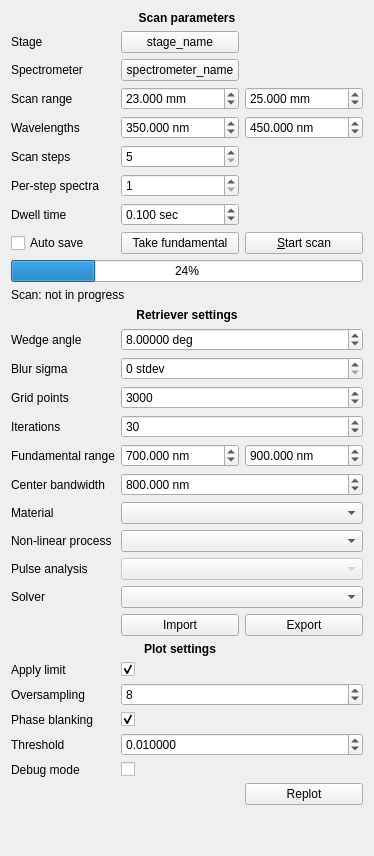
     <widget class="QFrame" name="left_frame">
      <property name="maximumSize">
       <size>
        <width>500</width>
        <height>16777215</height>
       </size>
      </property>
      <layout class="QGridLayout" name="plot_grid_layout">
       <item row="21" column="0">
        <widget class="QLabel" name="center_banwidth_label">
         <property name="sizePolicy">
          <sizepolicy hsizetype="Maximum" vsizetype="Preferred">
           <horstretch>0</horstretch>
           <verstretch>0</verstretch>
          </sizepolicy>
         </property>
         <property name="toolTip">
          <string>Bandwidth around center wavelength for frequency and time axes (nm)</string>
         </property>
         <property name="text">
          <string>Center bandwidth</string>
         </property>
         <property name="buddy">
          <cstring>freq_bandwidth_spinbox</cstring>
         </property>
        </widget>
       </item>
       <item row="2" column="2">
        <widget class="PyDMLabel" name="spectrometer_status_label">
         <property name="toolTip">
          <string/>
         </property>
        </widget>
       </item>
       <item row="30" column="1">
        <widget class="QCheckBox" name="phase_blanking_checkbox">
         <property name="text">
          <string/>
         </property>
         <property name="checked">
          <bool>true</bool>
         </property>
        </widget>
       </item>
       <item row="20" column="0">
        <widget class="QLabel" name="fundamental_range_label">
         <property name="sizePolicy">
          <sizepolicy hsizetype="Maximum" vsizetype="Preferred">
           <horstretch>0</horstretch>
           <verstretch>0</verstretch>
          </sizepolicy>
         </property>
         <property name="toolTip">
          <string>Fundamental spectrum window</string>
         </property>
         <property name="text">
          <string>Fundamental range</string>
         </property>
         <property name="buddy">
          <cstring>fundamental_low_spinbox</cstring>
         </property>
        </widget>
       </item>
       <item row="8" column="0">
        <widget class="QLabel" name="dwell_time_label">
         <property name="sizePolicy">
          <sizepolicy hsizetype="Maximum" vsizetype="Preferred">
           <horstretch>0</horstretch>
           <verstretch>0</verstretch>
          </sizepolicy>
         </property>
         <property name="text">
          <string>Dwell time</string>
         </property>
         <property name="buddy">
          <cstring>scan_wavelength_low_spinbox</cstring>
         </property>
        </widget>
       </item>
       <item row="1" column="1">
        <widget class="TyphosRelatedSuiteButton" name="stage_suite_button">
         <property name="toolTip">
          <string/>
         </property>
         <property name="text">
          <string>stage_name</string>
         </property>
        </widget>
       </item>
       <item row="16" column="0">
        <widget class="QLabel" name="wedge_angle_label">
         <property name="sizePolicy">
          <sizepolicy hsizetype="Maximum" vsizetype="Preferred">
           <horstretch>0</horstretch>
           <verstretch>0</verstretch>
          </sizepolicy>
         </property>
         <property name="toolTip">
          <string>The wedge angle (for traditional d-scan, not grating)
</string>
         </property>
         <property name="text">
          <string>Wedge angle</string>
         </property>
         <property name="buddy">
          <cstring>wedge_angle_spin</cstring>
         </property>
        </widget>
       </item>
       <item row="20" column="1">
        <widget class="QDoubleSpinBox" name="fundamental_low_spinbox">
         <property name="suffix">
          <string> nm</string>
         </property>
         <property name="decimals">
          <number>3</number>
         </property>
         <property name="minimum">
          <double>0.000000000000000</double>
         </property>
         <property name="maximum">
          <double>100000.000000000000000</double>
         </property>
         <property name="value">
          <double>700.000000000000000</double>
         </property>
        </widget>
       </item>
       <item row="24" column="1" colspan="2">
        <widget class="PulseAnalysisComboBox" name="pulse_analysis_combo">
         <property name="enabled">
          <bool>false</bool>
         </property>
        </widget>
       </item>
       <item row="4" column="0">
        <widget class="QLabel" name="scan_wavelength_label">
         <property name="sizePolicy">
          <sizepolicy hsizetype="Maximum" vsizetype="Preferred">
           <horstretch>0</horstretch>
           <verstretch>0</verstretch>
          </sizepolicy>
         </property>
         <property name="text">
          <string>Wavelengths</string>
         </property>
         <property name="buddy">
          <cstring>scan_wavelength_low_spinbox</cstring>
         </property>
        </widget>
       </item>
       <item row="27" column="1">
        <widget class="QLabel" name="plot_settings_label">
         <property name="sizePolicy">
          <sizepolicy hsizetype="Preferred" vsizetype="Maximum">
           <horstretch>0</horstretch>
           <verstretch>0</verstretch>
          </sizepolicy>
         </property>
         <property name="font">
          <font>
           <weight>75</weight>
           <bold>true</bold>
          </font>
         </property>
         <property name="text">
          <string>Plot settings</string>
         </property>
         <property name="alignment">
          <set>Qt::AlignCenter</set>
         </property>
        </widget>
       </item>
       <item row="32" column="1">
        <widget class="QCheckBox" name="debug_mode_checkbox">
         <property name="toolTip">
          <string>Show all available debug plots in separate windows after pulse retrieval</string>
         </property>
         <property name="text">
          <string/>
         </property>
         <property name="checked">
          <bool>false</bool>
         </property>
        </widget>
       </item>
       <item row="4" column="2">
        <widget class="QDoubleSpinBox" name="scan_wavelength_high_spinbox">
         <property name="suffix">
          <string> nm</string>
         </property>
         <property name="decimals">
          <number>3</number>
         </property>
         <property name="minimum">
          <double>0.000000000000000</double>
         </property>
         <property name="maximum">
          <double>100000.000000000000000</double>
         </property>
         <property name="value">
          <double>450.000000000000000</double>
         </property>
        </widget>
       </item>
       <item row="31" column="0">
        <widget class="QLabel" name="phase_blanking_threshold_label">
         <property name="sizePolicy">
          <sizepolicy hsizetype="Maximum" vsizetype="Preferred">
           <horstretch>0</horstretch>
           <verstretch>0</verstretch>
          </sizepolicy>
         </property>
         <property name="toolTip">
          <string>Phase blanking threshold</string>
         </property>
         <property name="text">
          <string>Threshold</string>
         </property>
         <property name="buddy">
          <cstring>phase_blanking_threshold_spinbox</cstring>
         </property>
        </widget>
       </item>
       <item row="17" column="1" colspan="2">
        <widget class="QSpinBox" name="blur_sigma_spinbox">
         <property name="suffix">
          <string> stdev</string>
         </property>
        </widget>
       </item>
       <item row="12" column="0" colspan="3">
        <widget class="QProgressBar" name="scan_progress">
         <property name="value">
          <number>24</number>
         </property>
         <property name="textVisible">
          <bool>true</bool>
         </property>
         <property name="invertedAppearance">
          <bool>false</bool>
         </property>
        </widget>
       </item>
       <item row="8" column="1">
        <widget class="QDoubleSpinBox" name="dwell_time_spinbox">
         <property name="suffix">
          <string> sec</string>
         </property>
         <property name="decimals">
          <number>3</number>
         </property>
         <property name="minimum">
          <double>0.000000000000000</double>
         </property>
         <property name="maximum">
          <double>1000000.000000000000000</double>
         </property>
         <property name="value">
          <double>0.100000000000000</double>
         </property>
        </widget>
       </item>
       <item row="5" column="0">
        <widget class="QLabel" name="scan_steps_label">
         <property name="sizePolicy">
          <sizepolicy hsizetype="Maximum" vsizetype="Preferred">
           <horstretch>0</horstretch>
           <verstretch>0</verstretch>
          </sizepolicy>
         </property>
         <property name="text">
          <string>Scan steps</string>
         </property>
         <property name="buddy">
          <cstring>scan_steps_spinbox</cstring>
         </property>
        </widget>
       </item>
       <item row="26" column="1">
        <widget class="QPushButton" name="import_button">
         <property name="toolTip">
          <string>Import data from previous scans</string>
         </property>
         <property name="text">
          <string>Import</string>
         </property>
        </widget>
       </item>
       <item row="34" column="1">
        <spacer name="left_spacer">
         <property name="orientation">
          <enum>Qt::Vertical</enum>
         </property>
         <property name="sizeHint" stdset="0">
          <size>
           <width>20</width>
           <height>40</height>
          </size>
         </property>
        </spacer>
       </item>
       <item row="26" column="2">
        <widget class="QPushButton" name="export_button">
         <property name="toolTip">
          <string>Export data to a file</string>
         </property>
         <property name="text">
          <string>Export</string>
         </property>
        </widget>
       </item>
       <item row="9" column="0">
        <widget class="QCheckBox" name="save_automatically_checkbox">
         <property name="toolTip">
          <string>Save scan data automatically (in npz format) to the specified directory</string>
         </property>
         <property name="text">
          <string>Auto save</string>
         </property>
        </widget>
       </item>
       <item row="3" column="2">
        <widget class="QDoubleSpinBox" name="scan_end_spinbox">
         <property name="suffix">
          <string> mm</string>
         </property>
         <property name="decimals">
          <number>3</number>
         </property>
         <property name="minimum">
          <double>-10000000000.000000000000000</double>
         </property>
         <property name="maximum">
          <double>10000000000.000000000000000</double>
         </property>
         <property name="value">
          <double>25.000000000000000</double>
         </property>
        </widget>
       </item>
       <item row="32" column="0">
        <widget class="QLabel" name="debug_mode_label">
         <property name="sizePolicy">
          <sizepolicy hsizetype="Maximum" vsizetype="Preferred">
           <horstretch>0</horstretch>
           <verstretch>0</verstretch>
          </sizepolicy>
         </property>
         <property name="toolTip">
          <string>Phase blanking threshold</string>
         </property>
         <property name="text">
          <string>Debug mode</string>
         </property>
         <property name="buddy">
          <cstring>debug_mode_checkbox</cstring>
         </property>
        </widget>
       </item>
       <item row="2" column="0">
        <widget class="QLabel" name="spectrometer_label">
         <property name="sizePolicy">
          <sizepolicy hsizetype="Maximum" vsizetype="Preferred">
           <horstretch>0</horstretch>
           <verstretch>0</verstretch>
          </sizepolicy>
         </property>
         <property name="text">
          <string>Spectrometer</string>
         </property>
         <property name="buddy">
          <cstring>spectrometer_suite_button</cstring>
         </property>
        </widget>
       </item>
       <item row="4" column="1">
        <widget class="QDoubleSpinBox" name="scan_wavelength_low_spinbox">
         <property name="suffix">
          <string> nm</string>
         </property>
         <property name="decimals">
          <number>3</number>
         </property>
         <property name="minimum">
          <double>0.000000000000000</double>
         </property>
         <property name="maximum">
          <double>1000000.000000000000000</double>
         </property>
         <property name="value">
          <double>350.000000000000000</double>
         </property>
        </widget>
       </item>
       <item row="5" column="1">
        <widget class="QSpinBox" name="scan_steps_spinbox">
         <property name="minimum">
          <number>5</number>
         </property>
         <property name="maximum">
          <number>10000</number>
         </property>
        </widget>
       </item>
       <item row="18" column="0">
        <widget class="QLabel" name="grid_points_label">
         <property name="sizePolicy">
          <sizepolicy hsizetype="Maximum" vsizetype="Preferred">
           <horstretch>0</horstretch>
           <verstretch>0</verstretch>
          </sizepolicy>
         </property>
         <property name="toolTip">
          <string>Number of grid points in frequency and time axes.
</string>
         </property>
         <property name="text">
          <string>Grid points</string>
         </property>
         <property name="buddy">
          <cstring>num_grid_points_spinbox</cstring>
         </property>
        </widget>
       </item>
       <item row="28" column="0">
        <widget class="QLabel" name="apply_limit_label">
         <property name="sizePolicy">
          <sizepolicy hsizetype="Maximum" vsizetype="Preferred">
           <horstretch>0</horstretch>
           <verstretch>0</verstretch>
          </sizepolicy>
         </property>
         <property name="toolTip">
          <string>Determine and apply a limit using pypret.
</string>
         </property>
         <property name="text">
          <string>Apply limit</string>
         </property>
         <property name="buddy">
          <cstring>apply_limit_checkbox</cstring>
         </property>
        </widget>
       </item>
       <item row="19" column="0">
        <widget class="QLabel" name="iterations_label">
         <property name="sizePolicy">
          <sizepolicy hsizetype="Maximum" vsizetype="Preferred">
           <horstretch>0</horstretch>
           <verstretch>0</verstretch>
          </sizepolicy>
         </property>
         <property name="toolTip">
          <string>Maximum number of iterations for the retriever</string>
         </property>
         <property name="text">
          <string>Iterations</string>
         </property>
         <property name="buddy">
          <cstring>iterations_spinbox</cstring>
         </property>
        </widget>
       </item>
       <item row="29" column="1" colspan="2">
        <widget class="QSpinBox" name="oversampling_spinbox">
         <property name="minimum">
          <number>0</number>
         </property>
         <property name="maximum">
          <number>10000</number>
         </property>
         <property name="value">
          <number>8</number>
         </property>
        </widget>
       </item>
       <item row="23" column="0">
        <widget class="QLabel" name="nonlinear_process_label">
         <property name="sizePolicy">
          <sizepolicy hsizetype="Maximum" vsizetype="Preferred">
           <horstretch>0</horstretch>
           <verstretch>0</verstretch>
          </sizepolicy>
         </property>
         <property name="toolTip">
          <string>The non-linear process to use
</string>
         </property>
         <property name="text">
          <string>Non-linear process</string>
         </property>
         <property name="buddy">
          <cstring>nonlinear_combo</cstring>
         </property>
        </widget>
       </item>
       <item row="18" column="1" colspan="2">
        <widget class="QSpinBox" name="num_grid_points_spinbox">
         <property name="minimum">
          <number>10</number>
         </property>
         <property name="maximum">
          <number>100000</number>
         </property>
         <property name="value">
          <number>3000</number>
         </property>
        </widget>
       </item>
       <item row="22" column="1" colspan="2">
        <widget class="MaterialComboBox" name="material_combo"/>
       </item>
       <item row="23" column="1" colspan="2">
        <widget class="NonlinearComboBox" name="nonlinear_combo"/>
       </item>
       <item row="9" column="2">
        <widget class="QPushButton" name="scan_button">
         <property name="sizePolicy">
          <sizepolicy hsizetype="Preferred" vsizetype="Maximum">
           <horstretch>0</horstretch>
           <verstretch>0</verstretch>
          </sizepolicy>
         </property>
         <property name="text">
          <string>&amp;Start scan</string>
         </property>
        </widget>
       </item>
       <item row="28" column="1">
        <widget class="QCheckBox" name="apply_limit_checkbox">
         <property name="text">
          <string/>
         </property>
         <property name="checked">
          <bool>true</bool>
         </property>
        </widget>
       </item>
       <item row="9" column="1">
        <widget class="QPushButton" name="take_fundamental_button">
         <property name="sizePolicy">
          <sizepolicy hsizetype="Preferred" vsizetype="Maximum">
           <horstretch>0</horstretch>
           <verstretch>0</verstretch>
          </sizepolicy>
         </property>
         <property name="text">
          <string>Take fundamental</string>
         </property>
        </widget>
       </item>
       <item row="16" column="1" colspan="2">
        <widget class="QDoubleSpinBox" name="wedge_angle_spin">
         <property name="suffix">
          <string> deg</string>
         </property>
         <property name="decimals">
          <number>5</number>
         </property>
         <property name="minimum">
          <double>-360.000000000000000</double>
         </property>
         <property name="maximum">
          <double>360.000000000000000</double>
         </property>
         <property name="value">
          <double>8.000000000000000</double>
         </property>
        </widget>
       </item>
       <item row="25" column="0">
        <widget class="QLabel" name="solver_label">
         <property name="sizePolicy">
          <sizepolicy hsizetype="Maximum" vsizetype="Preferred">
           <horstretch>0</horstretch>
           <verstretch>0</verstretch>
          </sizepolicy>
         </property>
         <property name="toolTip">
          <string>The retriever solver to use. </string>
         </property>
         <property name="text">
          <string>Solver</string>
         </property>
         <property name="buddy">
          <cstring>solver_combo</cstring>
         </property>
        </widget>
       </item>
       <item row="33" column="2">
        <widget class="QPushButton" name="replot_button">
         <property name="toolTip">
          <string>Export data to a file</string>
         </property>
         <property name="text">
          <string>Replot</string>
         </property>
        </widget>
       </item>
       <item row="0" column="0" colspan="3">
        <widget class="QLabel" name="params_label">
         <property name="sizePolicy">
          <sizepolicy hsizetype="Preferred" vsizetype="Maximum">
           <horstretch>0</horstretch>
           <verstretch>0</verstretch>
          </sizepolicy>
         </property>
         <property name="font">
          <font>
           <weight>75</weight>
           <bold>true</bold>
          </font>
         </property>
         <property name="text">
          <string>Scan parameters</string>
         </property>
         <property name="alignment">
          <set>Qt::AlignCenter</set>
         </property>
        </widget>
       </item>
       <item row="2" column="1">
        <widget class="TyphosRelatedSuiteButton" name="spectrometer_suite_button">
         <property name="toolTip">
          <string/>
         </property>
         <property name="text">
          <string>spectrometer_name</string>
         </property>
        </widget>
       </item>
       <item row="15" column="0" colspan="3">
        <widget class="QLabel" name="retriever_settings_label">
         <property name="sizePolicy">
          <sizepolicy hsizetype="Preferred" vsizetype="Maximum">
           <horstretch>0</horstretch>
           <verstretch>0</verstretch>
          </sizepolicy>
         </property>
         <property name="font">
          <font>
           <weight>75</weight>
           <bold>true</bold>
          </font>
         </property>
         <property name="text">
          <string>Retriever settings</string>
         </property>
         <property name="alignment">
          <set>Qt::AlignCenter</set>
         </property>
        </widget>
       </item>
       <item row="19" column="1" colspan="2">
        <widget class="QSpinBox" name="iterations_spinbox">
         <property name="minimum">
          <number>1</number>
         </property>
         <property name="maximum">
          <number>10000</number>
         </property>
         <property name="value">
          <number>30</number>
         </property>
        </widget>
       </item>
       <item row="29" column="0">
        <widget class="QLabel" name="oversampling_label">
         <property name="sizePolicy">
          <sizepolicy hsizetype="Maximum" vsizetype="Preferred">
           <horstretch>0</horstretch>
           <verstretch>0</verstretch>
          </sizepolicy>
         </property>
         <property name="toolTip">
          <string>Oversampling</string>
         </property>
         <property name="text">
          <string>Oversampling</string>
         </property>
         <property name="buddy">
          <cstring>oversampling_spinbox</cstring>
         </property>
        </widget>
       </item>
       <item row="1" column="2">
        <widget class="PyDMLabel" name="stage_status_label">
         <property name="toolTip">
          <string/>
         </property>
         <property name="precision" stdset="0">
          <number>3</number>
         </property>
         <property name="showUnits" stdset="0">
          <bool>true</bool>
         </property>
         <property name="precisionFromPV" stdset="0">
          <bool>false</bool>
         </property>
        </widget>
       </item>
       <item row="22" column="0">
        <widget class="QLabel" name="material_label">
         <property name="sizePolicy">
          <sizepolicy hsizetype="Maximum" vsizetype="Preferred">
           <horstretch>0</horstretch>
           <verstretch>0</verstretch>
          </sizepolicy>
         </property>
         <property name="toolTip">
          <string>The material used in the d-scan.
</string>
         </property>
         <property name="text">
          <string>Material</string>
         </property>
         <property name="buddy">
          <cstring>material_combo</cstring>
         </property>
        </widget>
       </item>
       <item row="1" column="0">
        <widget class="QLabel" name="stage_label">
         <property name="sizePolicy">
          <sizepolicy hsizetype="Maximum" vsizetype="Preferred">
           <horstretch>0</horstretch>
           <verstretch>0</verstretch>
          </sizepolicy>
         </property>
         <property name="text">
          <string>Stage</string>
         </property>
         <property name="buddy">
          <cstring>stage_suite_button</cstring>
         </property>
        </widget>
       </item>
       <item row="3" column="1">
        <widget class="QDoubleSpinBox" name="scan_start_spinbox">
         <property name="suffix">
          <string> mm</string>
         </property>
         <property name="decimals">
          <number>3</number>
         </property>
         <property name="minimum">
          <double>-10000000000.000000000000000</double>
         </property>
         <property name="maximum">
          <double>10000000000.000000000000000</double>
         </property>
         <property name="value">
          <double>23.000000000000000</double>
         </property>
        </widget>
       </item>
       <item row="24" column="0">
        <widget class="QLabel" name="pulse_analysis_label">
         <property name="sizePolicy">
          <sizepolicy hsizetype="Maximum" vsizetype="Preferred">
           <horstretch>0</horstretch>
           <verstretch>0</verstretch>
          </sizepolicy>
         </property>
         <property name="toolTip">
          <string>The pulse analysis method to use
</string>
         </property>
         <property name="text">
          <string>Pulse analysis</string>
         </property>
         <property name="buddy">
          <cstring>pulse_analysis_combo</cstring>
         </property>
        </widget>
       </item>
       <item row="25" column="1" colspan="2">
        <widget class="SolverComboBox" name="solver_combo"/>
       </item>
       <item row="30" column="0">
        <widget class="QLabel" name="phase_blanking_label">
         <property name="sizePolicy">
          <sizepolicy hsizetype="Maximum" vsizetype="Preferred">
           <horstretch>0</horstretch>
           <verstretch>0</verstretch>
          </sizepolicy>
         </property>
         <property name="toolTip">
          <string>Enable phase blanking with pypret masking</string>
         </property>
         <property name="text">
          <string>Phase blanking</string>
         </property>
         <property name="buddy">
          <cstring>phase_blanking_checkbox</cstring>
         </property>
        </widget>
       </item>
       <item row="20" column="2">
        <widget class="QDoubleSpinBox" name="fundamental_high_spinbox">
         <property name="suffix">
          <string> nm</string>
         </property>
         <property name="decimals">
          <number>3</number>
         </property>
         <property name="minimum">
          <double>0.000000000000000</double>
         </property>
         <property name="maximum">
          <double>1000000.000000000000000</double>
         </property>
         <property name="value">
          <double>900.000000000000000</double>
         </property>
        </widget>
       </item>
       <item row="21" column="1" colspan="2">
        <widget class="QDoubleSpinBox" name="freq_bandwidth_spinbox">
         <property name="suffix">
          <string> nm</string>
         </property>
         <property name="decimals">
          <number>3</number>
         </property>
         <property name="minimum">
          <double>0.000000000000000</double>
         </property>
         <property name="maximum">
          <double>100000.000000000000000</double>
         </property>
         <property name="value">
          <double>800.000000000000000</double>
         </property>
        </widget>
       </item>
       <item row="17" column="0">
        <widget class="QLabel" name="blur_sigma_label">
         <property name="sizePolicy">
          <sizepolicy hsizetype="Maximum" vsizetype="Preferred">
           <horstretch>0</horstretch>
           <verstretch>0</verstretch>
          </sizepolicy>
         </property>
         <property name="toolTip">
          <string>Strength of Gaussian blur applied to raw data (standard deviations).
</string>
         </property>
         <property name="text">
          <string>Blur sigma</string>
         </property>
         <property name="buddy">
          <cstring>blur_sigma_spinbox</cstring>
         </property>
        </widget>
       </item>
       <item row="13" column="0" colspan="3">
        <widget class="QLabel" name="scan_status_label">
         <property name="sizePolicy">
          <sizepolicy hsizetype="Preferred" vsizetype="Maximum">
           <horstretch>0</horstretch>
           <verstretch>0</verstretch>
          </sizepolicy>
         </property>
         <property name="text">
          <string>Scan: not in progress</string>
         </property>
        </widget>
       </item>
       <item row="31" column="1" colspan="2">
        <widget class="QDoubleSpinBox" name="phase_blanking_threshold_spinbox">
         <property name="suffix">
          <string/>
         </property>
         <property name="decimals">
          <number>6</number>
         </property>
         <property name="minimum">
          <double>0.000000000000000</double>
         </property>
         <property name="maximum">
          <double>100000.000000000000000</double>
         </property>
         <property name="value">
          <double>0.010000000000000</double>
         </property>
        </widget>
       </item>
       <item row="3" column="0">
        <widget class="QLabel" name="start_pos_label">
         <property name="sizePolicy">
          <sizepolicy hsizetype="Maximum" vsizetype="Preferred">
           <horstretch>0</horstretch>
           <verstretch>0</verstretch>
          </sizepolicy>
         </property>
         <property name="text">
          <string>Scan range</string>
         </property>
         <property name="buddy">
          <cstring>scan_start_spinbox</cstring>
         </property>
        </widget>
       </item>
       <item row="6" column="0">
        <widget class="QLabel" name="per_step_spectra_label">
         <property name="sizePolicy">
          <sizepolicy hsizetype="Maximum" vsizetype="Preferred">
           <horstretch>0</horstretch>
           <verstretch>0</verstretch>
          </sizepolicy>
         </property>
         <property name="text">
          <string>Per-step spectra</string>
         </property>
         <property name="buddy">
          <cstring>scan_steps_spinbox</cstring>
         </property>
        </widget>
       </item>
       <item row="6" column="1">
        <widget class="QSpinBox" name="spectra_per_step_spinbox">
         <property name="minimum">
          <number>1</number>
         </property>
         <property name="maximum">
          <number>100</number>
         </property>
         <property name="value">
          <number>1</number>
         </property>
        </widget>
       </item>
      </layout>
     </widget>
